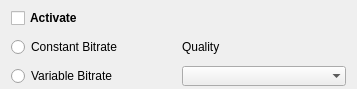
<?xml version="1.0" encoding="UTF-8"?>
<ui version="4.0">
 <class>GUI_AudioConvert</class>
 <widget class="QWidget" name="GUI_AudioConvert">
  <property name="geometry">
   <rect>
    <x>0</x>
    <y>0</y>
    <width>357</width>
    <height>89</height>
   </rect>
  </property>
  <layout class="QGridLayout" name="gridLayout">
   <property name="topMargin">
    <number>5</number>
   </property>
   <property name="bottomMargin">
    <number>0</number>
   </property>
   <item row="5" column="0">
    <widget class="QCheckBox" name="cb_active">
     <property name="font">
      <font>
       <weight>75</weight>
       <bold>true</bold>
      </font>
     </property>
     <property name="focusPolicy">
      <enum>Qt::StrongFocus</enum>
     </property>
     <property name="text">
      <string>Activate</string>
     </property>
    </widget>
   </item>
   <item row="7" column="2" colspan="2">
    <widget class="QComboBox" name="cb_quality">
     <property name="focusPolicy">
      <enum>Qt::StrongFocus</enum>
     </property>
     <property name="sizeAdjustPolicy">
      <enum>QComboBox::AdjustToMinimumContentsLengthWithIcon</enum>
     </property>
     <property name="iconSize">
      <size>
       <width>0</width>
       <height>0</height>
      </size>
     </property>
     <property name="frame">
      <bool>false</bool>
     </property>
    </widget>
   </item>
   <item row="7" column="0" colspan="2">
    <widget class="QRadioButton" name="rb_vbr">
     <property name="focusPolicy">
      <enum>Qt::StrongFocus</enum>
     </property>
     <property name="text">
      <string>Variable Bitrate</string>
     </property>
    </widget>
   </item>
   <item row="6" column="2" colspan="2">
    <widget class="QLabel" name="label">
     <property name="maximumSize">
      <size>
       <width>1000</width>
       <height>16777215</height>
      </size>
     </property>
     <property name="focusPolicy">
      <enum>Qt::StrongFocus</enum>
     </property>
     <property name="text">
      <string>Quality</string>
     </property>
    </widget>
   </item>
   <item row="6" column="0" colspan="2">
    <widget class="QRadioButton" name="rb_cbr">
     <property name="focusPolicy">
      <enum>Qt::StrongFocus</enum>
     </property>
     <property name="text">
      <string>Constant Bitrate</string>
     </property>
    </widget>
   </item>
  </layout>
 </widget>
 <resources/>
 <connections/>
</ui>
